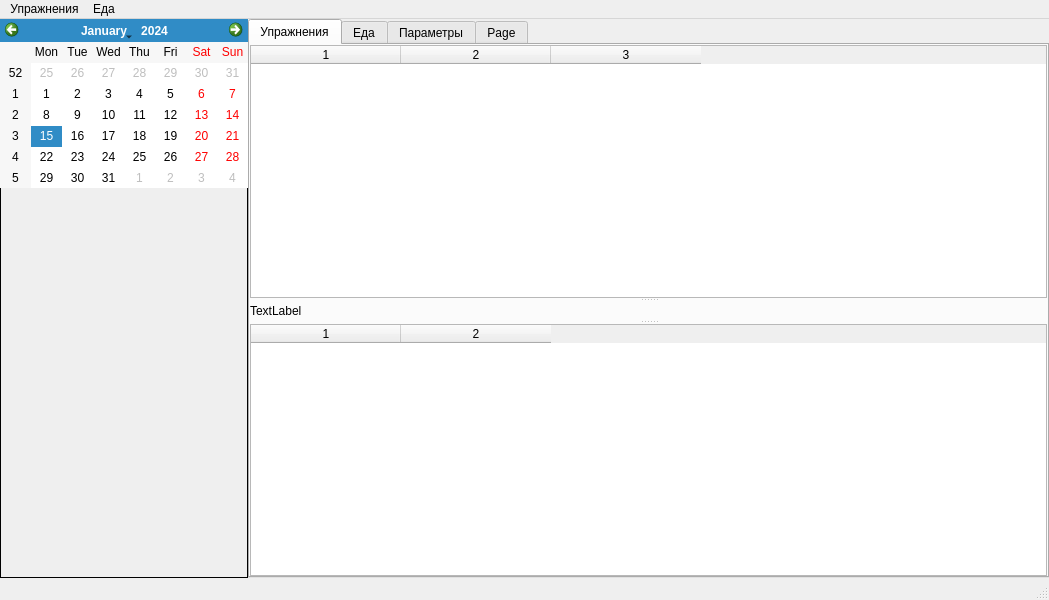
<?xml version="1.0" encoding="UTF-8"?>
<ui version="4.0">
 <class>MainWindow</class>
 <widget class="QMainWindow" name="MainWindow">
  <property name="geometry">
   <rect>
    <x>0</x>
    <y>0</y>
    <width>1049</width>
    <height>600</height>
   </rect>
  </property>
  <property name="windowTitle">
   <string>Дневник</string>
  </property>
  <property name="animated">
   <bool>false</bool>
  </property>
  <widget class="QWidget" name="centralwidget">
   <layout class="QHBoxLayout" name="horizontalLayout">
    <property name="spacing">
     <number>0</number>
    </property>
    <property name="leftMargin">
     <number>0</number>
    </property>
    <property name="topMargin">
     <number>0</number>
    </property>
    <property name="rightMargin">
     <number>0</number>
    </property>
    <property name="bottomMargin">
     <number>0</number>
    </property>
    <item>
     <widget class="QFrame" name="frameLeft">
      <property name="minimumSize">
       <size>
        <width>248</width>
        <height>169</height>
       </size>
      </property>
      <property name="maximumSize">
       <size>
        <width>248</width>
        <height>16777215</height>
       </size>
      </property>
      <property name="frameShape">
       <enum>QFrame::Panel</enum>
      </property>
      <widget class="QCalendarWidget" name="diaryDate">
       <property name="geometry">
        <rect>
         <x>0</x>
         <y>0</y>
         <width>248</width>
         <height>169</height>
        </rect>
       </property>
      </widget>
     </widget>
    </item>
    <item>
     <widget class="QTabWidget" name="tabsRegistered">
      <property name="currentIndex">
       <number>0</number>
      </property>
      <widget class="QSplitter" name="tabExercises">
       <property name="sizePolicy">
        <sizepolicy hsizetype="Expanding" vsizetype="Expanding">
         <horstretch>0</horstretch>
         <verstretch>0</verstretch>
        </sizepolicy>
       </property>
       <property name="orientation">
        <enum>Qt::Vertical</enum>
       </property>
       <property name="opaqueResize">
        <bool>true</bool>
       </property>
       <property name="childrenCollapsible">
        <bool>false</bool>
       </property>
       <attribute name="title">
        <string>Упражнения</string>
       </attribute>
       <widget class="QTableWidget" name="tableExcercises">
        <property name="sizePolicy">
         <sizepolicy hsizetype="Preferred" vsizetype="Preferred">
          <horstretch>0</horstretch>
          <verstretch>0</verstretch>
         </sizepolicy>
        </property>
        <property name="editTriggers">
         <set>QAbstractItemView::NoEditTriggers</set>
        </property>
        <property name="alternatingRowColors">
         <bool>true</bool>
        </property>
        <property name="selectionMode">
         <enum>QAbstractItemView::SingleSelection</enum>
        </property>
        <property name="selectionBehavior">
         <enum>QAbstractItemView::SelectRows</enum>
        </property>
        <property name="showGrid">
         <bool>true</bool>
        </property>
        <property name="columnCount">
         <number>3</number>
        </property>
        <attribute name="horizontalHeaderDefaultSectionSize">
         <number>150</number>
        </attribute>
        <attribute name="horizontalHeaderHighlightSections">
         <bool>false</bool>
        </attribute>
        <attribute name="verticalHeaderVisible">
         <bool>false</bool>
        </attribute>
        <attribute name="verticalHeaderDefaultSectionSize">
         <number>21</number>
        </attribute>
        <attribute name="verticalHeaderHighlightSections">
         <bool>false</bool>
        </attribute>
        <column/>
        <column/>
        <column/>
       </widget>
       <widget class="QLabel" name="totalExercises">
        <property name="minimumSize">
         <size>
          <width>0</width>
          <height>18</height>
         </size>
        </property>
        <property name="maximumSize">
         <size>
          <width>16777215</width>
          <height>18</height>
         </size>
        </property>
        <property name="text">
         <string>TextLabel</string>
        </property>
        <property name="textInteractionFlags">
         <set>Qt::LinksAccessibleByMouse|Qt::TextSelectableByMouse</set>
        </property>
       </widget>
       <widget class="QTableWidget" name="tableExerciseDetails">
        <property name="sizePolicy">
         <sizepolicy hsizetype="Preferred" vsizetype="Preferred">
          <horstretch>0</horstretch>
          <verstretch>0</verstretch>
         </sizepolicy>
        </property>
        <property name="editTriggers">
         <set>QAbstractItemView::NoEditTriggers</set>
        </property>
        <property name="alternatingRowColors">
         <bool>true</bool>
        </property>
        <property name="selectionMode">
         <enum>QAbstractItemView::SingleSelection</enum>
        </property>
        <property name="selectionBehavior">
         <enum>QAbstractItemView::SelectRows</enum>
        </property>
        <property name="columnCount">
         <number>2</number>
        </property>
        <attribute name="horizontalHeaderDefaultSectionSize">
         <number>150</number>
        </attribute>
        <attribute name="verticalHeaderVisible">
         <bool>false</bool>
        </attribute>
        <attribute name="verticalHeaderDefaultSectionSize">
         <number>21</number>
        </attribute>
        <attribute name="verticalHeaderHighlightSections">
         <bool>false</bool>
        </attribute>
        <column/>
        <column/>
       </widget>
      </widget>
      <widget class="QSplitter" name="tabFood">
       <property name="sizePolicy">
        <sizepolicy hsizetype="Expanding" vsizetype="Expanding">
         <horstretch>0</horstretch>
         <verstretch>0</verstretch>
        </sizepolicy>
       </property>
       <property name="orientation">
        <enum>Qt::Vertical</enum>
       </property>
       <property name="childrenCollapsible">
        <bool>false</bool>
       </property>
       <attribute name="title">
        <string>Еда</string>
       </attribute>
       <widget class="QTableWidget" name="tableFoodIncome">
        <property name="minimumSize">
         <size>
          <width>150</width>
          <height>0</height>
         </size>
        </property>
        <property name="editTriggers">
         <set>QAbstractItemView::NoEditTriggers</set>
        </property>
        <property name="alternatingRowColors">
         <bool>true</bool>
        </property>
        <property name="selectionMode">
         <enum>QAbstractItemView::SingleSelection</enum>
        </property>
        <property name="selectionBehavior">
         <enum>QAbstractItemView::SelectRows</enum>
        </property>
        <property name="showGrid">
         <bool>true</bool>
        </property>
        <property name="columnCount">
         <number>2</number>
        </property>
        <attribute name="horizontalHeaderDefaultSectionSize">
         <number>150</number>
        </attribute>
        <attribute name="horizontalHeaderHighlightSections">
         <bool>false</bool>
        </attribute>
        <attribute name="verticalHeaderVisible">
         <bool>false</bool>
        </attribute>
        <attribute name="verticalHeaderDefaultSectionSize">
         <number>21</number>
        </attribute>
        <attribute name="verticalHeaderHighlightSections">
         <bool>false</bool>
        </attribute>
        <column/>
        <column/>
       </widget>
       <widget class="QTabWidget" name="tabsFoodContent">
        <property name="minimumSize">
         <size>
          <width>0</width>
          <height>150</height>
         </size>
        </property>
        <property name="currentIndex">
         <number>-1</number>
        </property>
       </widget>
      </widget>
      <widget class="QWidget" name="tabTracking">
       <attribute name="title">
        <string>Параметры</string>
       </attribute>
       <widget class="QTableWidget" name="tableTracking">
        <property name="geometry">
         <rect>
          <x>50</x>
          <y>120</y>
          <width>797</width>
          <height>289</height>
         </rect>
        </property>
        <property name="sizePolicy">
         <sizepolicy hsizetype="Maximum" vsizetype="Maximum">
          <horstretch>0</horstretch>
          <verstretch>0</verstretch>
         </sizepolicy>
        </property>
        <property name="editTriggers">
         <set>QAbstractItemView::NoEditTriggers</set>
        </property>
        <property name="alternatingRowColors">
         <bool>true</bool>
        </property>
        <property name="selectionMode">
         <enum>QAbstractItemView::SingleSelection</enum>
        </property>
        <property name="selectionBehavior">
         <enum>QAbstractItemView::SelectRows</enum>
        </property>
        <property name="showGrid">
         <bool>true</bool>
        </property>
        <property name="columnCount">
         <number>3</number>
        </property>
        <attribute name="horizontalHeaderDefaultSectionSize">
         <number>150</number>
        </attribute>
        <attribute name="horizontalHeaderHighlightSections">
         <bool>false</bool>
        </attribute>
        <attribute name="verticalHeaderVisible">
         <bool>false</bool>
        </attribute>
        <attribute name="verticalHeaderDefaultSectionSize">
         <number>21</number>
        </attribute>
        <attribute name="verticalHeaderHighlightSections">
         <bool>false</bool>
        </attribute>
        <column/>
        <column/>
        <column/>
       </widget>
      </widget>
      <widget class="QWidget" name="tabNotes">
       <attribute name="title">
        <string>Page</string>
       </attribute>
      </widget>
     </widget>
    </item>
   </layout>
  </widget>
  <widget class="QMenuBar" name="menubar">
   <property name="geometry">
    <rect>
     <x>0</x>
     <y>0</y>
     <width>1049</width>
     <height>18</height>
    </rect>
   </property>
   <widget class="QMenu" name="menuFile">
    <property name="title">
     <string>Упражнения</string>
    </property>
    <addaction name="actionAddExercise"/>
   </widget>
   <widget class="QMenu" name="menu">
    <property name="title">
     <string>Еда</string>
    </property>
    <addaction name="actionAddFoodIntake"/>
   </widget>
   <addaction name="menuFile"/>
   <addaction name="menu"/>
  </widget>
  <widget class="QStatusBar" name="statusbar"/>
  <action name="actionAddExercise">
   <property name="text">
    <string>Добавить упражнение</string>
   </property>
   <property name="shortcut">
    <string>Ctrl+E</string>
   </property>
   <property name="shortcutContext">
    <enum>Qt::ApplicationShortcut</enum>
   </property>
  </action>
  <action name="actionAddFoodIntake">
   <property name="text">
    <string>Добавить прием пищи</string>
   </property>
   <property name="shortcut">
    <string>Ctrl+F</string>
   </property>
   <property name="shortcutContext">
    <enum>Qt::ApplicationShortcut</enum>
   </property>
  </action>
 </widget>
 <resources/>
 <connections>
  <connection>
   <sender>diaryDate</sender>
   <signal>clicked(QDate)</signal>
   <receiver>MainWindow</receiver>
   <slot>dateChanged(QDate)</slot>
   <hints>
    <hint type="sourcelabel">
     <x>123</x>
     <y>102</y>
    </hint>
    <hint type="destinationlabel">
     <x>524</x>
     <y>299</y>
    </hint>
   </hints>
  </connection>
  <connection>
   <sender>tableExcercises</sender>
   <signal>itemSelectionChanged()</signal>
   <receiver>MainWindow</receiver>
   <slot>exerciseSelectionChanged()</slot>
   <hints>
    <hint type="sourcelabel">
     <x>648</x>
     <y>296</y>
    </hint>
    <hint type="destinationlabel">
     <x>524</x>
     <y>299</y>
    </hint>
   </hints>
  </connection>
  <connection>
   <sender>actionAddExercise</sender>
   <signal>triggered()</signal>
   <receiver>MainWindow</receiver>
   <slot>onAddExecise()</slot>
   <hints>
    <hint type="sourcelabel">
     <x>-1</x>
     <y>-1</y>
    </hint>
    <hint type="destinationlabel">
     <x>524</x>
     <y>299</y>
    </hint>
   </hints>
  </connection>
  <connection>
   <sender>tableFoodIncome</sender>
   <signal>itemSelectionChanged()</signal>
   <receiver>MainWindow</receiver>
   <slot>foodSelectionChanged()</slot>
   <hints>
    <hint type="sourcelabel">
     <x>648</x>
     <y>183</y>
    </hint>
    <hint type="destinationlabel">
     <x>524</x>
     <y>299</y>
    </hint>
   </hints>
  </connection>
  <connection>
   <sender>actionAddFoodIntake</sender>
   <signal>triggered()</signal>
   <receiver>MainWindow</receiver>
   <slot>onAddFoodIntake()</slot>
   <hints>
    <hint type="sourcelabel">
     <x>-1</x>
     <y>-1</y>
    </hint>
    <hint type="destinationlabel">
     <x>524</x>
     <y>299</y>
    </hint>
   </hints>
  </connection>
  <connection>
   <sender>tableFoodIncome</sender>
   <signal>cellDoubleClicked(int,int)</signal>
   <receiver>MainWindow</receiver>
   <slot>onEditFoodIntake(int,int)</slot>
   <hints>
    <hint type="sourcelabel">
     <x>648</x>
     <y>301</y>
    </hint>
    <hint type="destinationlabel">
     <x>524</x>
     <y>299</y>
    </hint>
   </hints>
  </connection>
 </connections>
 <slots>
  <slot>dateChanged(QDate)</slot>
  <slot>exerciseSelectionChanged()</slot>
  <slot>onAddExecise()</slot>
  <slot>foodSelectionChanged()</slot>
  <slot>onAddFoodIntake()</slot>
  <slot>onEditFoodIntake(int,int)</slot>
 </slots>
</ui>
